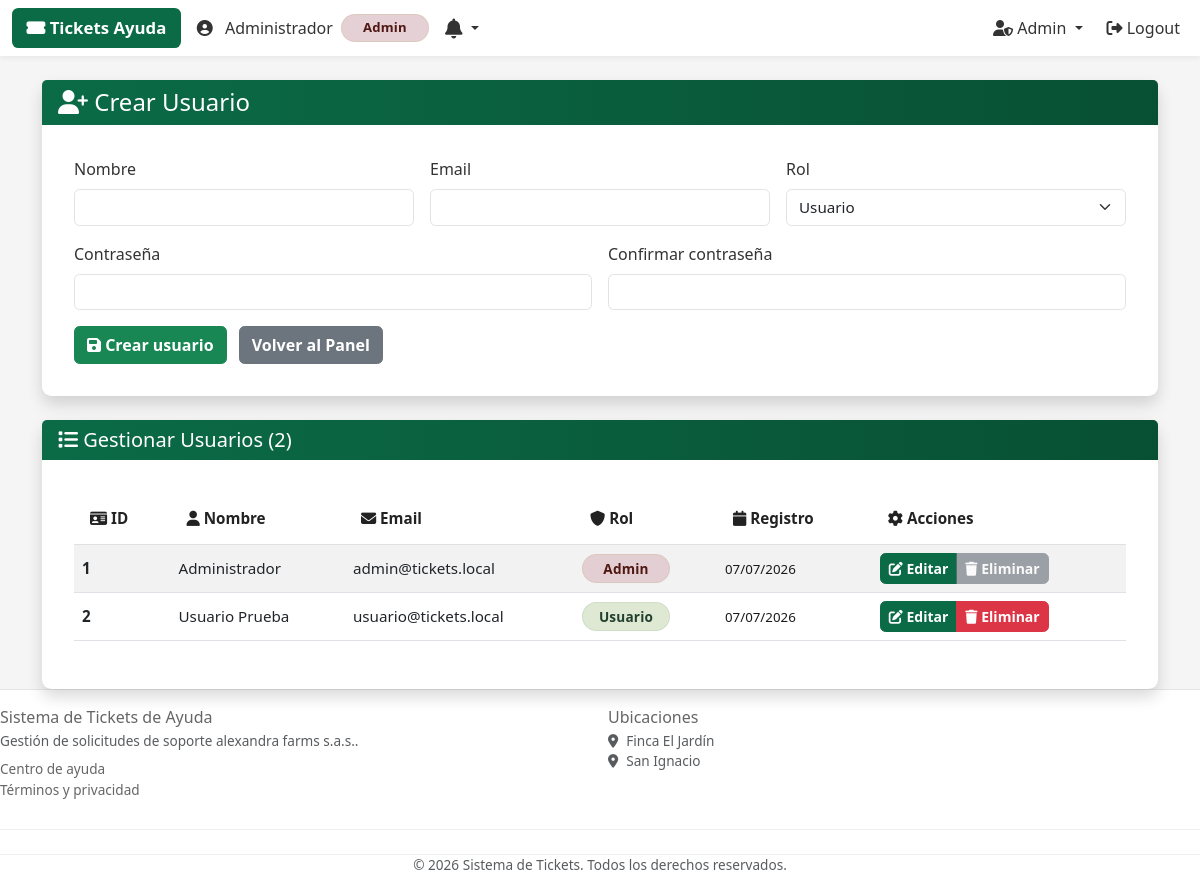
The app's page /admin/crear_usuario.php (signed in) with its own data.
### tables this page shows
CREATE TABLE IF NOT EXISTS usuarios (
    id INT PRIMARY KEY AUTO_INCREMENT,
    nombre VARCHAR(100) NOT NULL,
    email VARCHAR(100) NOT NULL UNIQUE,
    password VARCHAR(255) NOT NULL,
    rol ENUM('usuario', 'admin') NOT NULL DEFAULT 'usuario',
    fecha_registro TIMESTAMP DEFAULT CURRENT_TIMESTAMP,
    activo TINYINT DEFAULT 1
);

### includes/functions.php (called while the page is built, shortened)
<?php
function getDB() {
    static $pdo = null;
    if ($pdo === null) {
        if (isset($GLOBALS['pdo']) && $GLOBALS['pdo'] instanceof PDO) {
            $pdo = $GLOBALS['pdo'];
        }
    }
    return $pdo;
}
function getUserId() {
    return $_SESSION['usuario_id'] ?? null;
}
function sanitize($input) {
    return htmlspecialchars($input, ENT_QUOTES, 'UTF-8');
}
function getAllUsers($limit = 100, $offset = 0) {
    $pdo = getDB();
    $stmt = $pdo->prepare('SELECT id, nombre, email, rol, fecha_registro, activo FROM usuarios ORDER BY fecha_registro DESC LIMIT ? OFFSET ?');
    $stmt->execute([$limit, $offset]);
    return $stmt->fetchAll();
}
?>

### admin/crear_usuario.php (the view, shortened to what this page needs)
<?php
require_once __DIR__ . '/../includes/functions.php';
$editingUser = null;
$userId = isset($_GET['edit']) ? (int)$_GET['edit'] : null;
$allUsers = getAllUsers(100, 0);
?>
<?php include __DIR__ . '/../includes/header.php'; ?>
<div class="card shadow mb-4 <?php echo $userId ? 'edit-user-card' : ''; ?>">
    <div class="card-header bg-success text-white">
        <h4 class="mb-0">
            <i class="fas fa-user-plus"></i> <?php echo $userId ? 'Editar Usuario' : 'Crear Usuario'; ?>
        </h4>
    </div>
    <div class="card-body">
        <form method="POST" class="row g-3">
            <div class="col-md-4">
                <label class="form-label">Nombre</label>
                <input type="text" class="form-control" name="nombre" required
                       value="<?php echo ($editingUser && isset($editingUser['nombre'])) ? sanitize($editingUser['nombre']) : (isset($_POST['nombre']) ? sanitize($_POST['nombre']) : ''); ?>">
            </div>
            <div class="col-md-4">
                <label class="form-label">Email</label>
                <input type="email" class="form-control" name="email" required
                       value="<?php echo ($editingUser && isset($editingUser['email'])) ? sanitize($editingUser['email']) : (isset($_POST['email']) ? sanitize($_POST['email']) : ''); ?>">
            </div>
            <div class="col-md-4">
                <label class="form-label">Rol</label>
                <select class="form-select" name="rol" required>
                    <option value="usuario" <?php
                        $currentRol = ($editingUser && isset($editingUser['rol'])) ? $editingUser['rol'] : (isset($_POST['rol']) ? $_POST['rol'] : 'usuario');
                        echo ($currentRol === 'usuario') ? 'selected' : '';
                    ?>>Usuario</option>
                </select>
            </div>
            <div class="col-md-6">
                <label class="form-label">
                    Contraseña
                </label>
                <input type="password" class="form-control" name="password" <?php echo !$userId ? 'required' : ''; ?>>
            </div>
            <div class="col-md-6">
                <label class="form-label">Confirmar contraseña</label>
                <input type="password" class="form-control" name="password_confirm" <?php echo !$userId ? 'required' : ''; ?>>
            </div>
            <div class="col-12">
                <button type="submit" class="btn btn-success">
                    <i class="fas fa-save"></i> <?php echo $userId ? 'Actualizar usuario' : 'Crear usuario'; ?>
                </button>
                <a href="<?php echo BASE_URL; ?>/admin/dashboard.php" class="btn btn-secondary ms-2">
                    Volver al Panel
                </a>
            </div>
        </form>
    </div>
</div>
<div class="card shadow">
    <div class="card-header bg-info text-white">
        <h5 class="mb-0">
            <i class="fas fa-list"></i> Gestionar Usuarios (<?php echo count($allUsers); ?>)
        </h5>
    </div>
    <div class="card-body">
        <?php if (!empty($allUsers)): ?>
            <div class="table-responsive">
                <table class="table table-hover table-striped">
                    <thead class="table-light">
                        <tr>
                            <th><i class="fas fa-id-card"></i> ID</th>
                            <th><i class="fas fa-user"></i> Nombre</th>
                            <th><i class="fas fa-envelope"></i> Email</th>
                            <th><i class="fas fa-shield"></i> Rol</th>
                            <th><i class="fas fa-calendar"></i> Registro</th>
                            <th><i class="fas fa-cog"></i> Acciones</th>
                        </tr>
                    </thead>
                    <tbody>
                        <?php foreach ($allUsers as $user): ?>
                            <tr>
                                <td class="fw-bold"><?php echo (int)$user['id']; ?></td>
                                <td><?php echo sanitize($user['nombre']); ?></td>
                                <td><?php echo sanitize($user['email']); ?></td>
                                <td>
                                    <span class="badge badge-role <?php
                                        if ($user['rol'] === 'superadmin') echo 'badge-role-superadmin';
                                        elseif ($user['rol'] === 'admin') echo 'badge-role-admin';
                                        else echo 'badge-role-user';
                                    ?>">
                                        <?php echo ucfirst($user['rol']); ?>
                                    </span>
                                </td>
                                <td>
                                    <small class="text-muted">
                                        <?php echo date('d/m/Y', strtotime($user['fecha_registro'])); ?>
                                    </small>
                                </td>
                                <td>
                                    <div class="btn-group btn-group-sm" role="group">
                                        <a href="<?php echo BASE_URL; ?>/admin/crear_usuario.php?edit=<?php echo (int)$user['id']; ?>"
                                           class="btn btn-primary" title="Editar usuario">
                                            <i class="fas fa-edit"></i> Editar
                                        </a>
                                        <?php if ($user['id'] !== getUserId()): ?>
                                            <button type="button" class="btn btn-danger"
                                                    onclick="if(confirm('¿Seguro que quieres eliminar este usuario? Se perderá toda su información.')) window.location.href='<?php echo BASE_URL; ?>/admin/crear_usuario.php?delete=<?php echo (int)$user['id']; ?>'"
                                                    title="Eliminar usuario">
                                                <i class="fas fa-trash"></i> Eliminar
                                            </button>
                                        <?php else: ?>
                                            <button type="button" class="btn btn-secondary" disabled title="No puedes eliminar tu propia cuenta">
                                                <i class="fas fa-trash"></i> Eliminar
                                            </button>
                                        <?php endif; ?>
                                    </div>
                                </td>
                            </tr>
                        <?php endforeach; ?>
                    </tbody>
                </table>
            </div>
        <?php else: ?>
            <div class="alert alert-info">
                <i class="fas fa-info-circle"></i> No hay usuarios registrados.
            </div>
        <?php endif; ?>
    </div>
</div>
<?php include __DIR__ . '/../includes/footer.php'; ?>

### records on screen
usuarios: id "1", nombre "Administrador", email "admin@tickets.local", rol "Admin", fecha_registro "07/07/2026", shows "Eliminar"
usuarios: id "2", nombre "Usuario Prueba", email "usuario@tickets.local", rol "Usuario", fecha_registro "07/07/2026"

### other values on screen
getUserName() "Administrador"
count($allUsers) "2"
